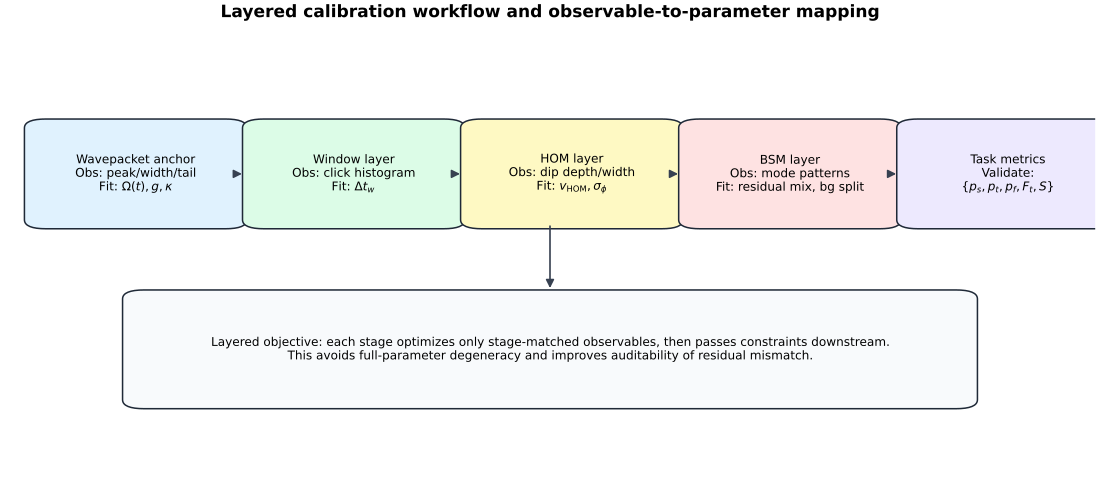

Here is the Python script that generated this plot:
import pathlib

import matplotlib.pyplot as plt
from matplotlib.patches import FancyArrowPatch, FancyBboxPatch


def _box(ax, x, y, w, h, text, fc):
    patch = FancyBboxPatch(
        (x, y),
        w,
        h,
        boxstyle="round,pad=0.012,rounding_size=0.02",
        facecolor=fc,
        edgecolor="#1f2937",
        linewidth=1.1,
    )
    ax.add_patch(patch)
    ax.text(x + w / 2, y + h / 2, text, ha="center", va="center", fontsize=8.7)


def _arrow(ax, p0, p1):
    ax.add_patch(
        FancyArrowPatch(
            p0,
            p1,
            arrowstyle="-|>",
            mutation_scale=12,
            linewidth=1.2,
            color="#374151",
        )
    )


def main() -> None:
    plt.rcParams.update({"font.family": "DejaVu Sans"})

    fig, ax = plt.subplots(figsize=(11.0, 4.8), constrained_layout=True)
    ax.set_xlim(0.0, 1.0)
    ax.set_ylim(0.0, 1.0)
    ax.axis("off")

    w = 0.18
    h = 0.22
    y = 0.56
    xs = [0.03, 0.23, 0.43, 0.63, 0.83]

    _box(
        ax,
        xs[0],
        y,
        w,
        h,
        "Wavepacket anchor\nObs: peak/width/tail\nFit: $\\Omega(t),g,\\kappa$",
        "#e0f2fe",
    )
    _box(
        ax,
        xs[1],
        y,
        w,
        h,
        "Window layer\nObs: click histogram\nFit: $\\Delta t_w$",
        "#dcfce7",
    )
    _box(
        ax,
        xs[2],
        y,
        w,
        h,
        "HOM layer\nObs: dip depth/width\nFit: $v_{\\mathrm{HOM}},\\sigma_\\phi$",
        "#fef9c3",
    )
    _box(
        ax,
        xs[3],
        y,
        w,
        h,
        "BSM layer\nObs: mode patterns\nFit: residual mix, bg split",
        "#fee2e2",
    )
    _box(
        ax,
        xs[4],
        y,
        w,
        h,
        "Task metrics\nValidate:\n$\\{p_s,p_t,p_f,F_t,S\\}$",
        "#ede9fe",
    )

    for i in range(4):
        _arrow(ax, (xs[i] + w, y + h / 2), (xs[i + 1] - 0.01, y + h / 2))

    _box(
        ax,
        0.12,
        0.16,
        0.76,
        0.24,
        "Layered objective: each stage optimizes only stage-matched observables, then passes constraints downstream.\n"
        "This avoids full-parameter degeneracy and improves auditability of residual mismatch.",
        "#f8fafc",
    )
    _arrow(ax, (0.50, y), (0.50, 0.41))

    ax.set_title("Layered calibration workflow and observable-to-parameter mapping", fontsize=12.3, fontweight="bold")
    out_path = pathlib.Path(__file__).with_suffix(".pdf")
    fig.savefig(out_path, dpi=220)
    plt.close(fig)


if __name__ == "__main__":
    main()
